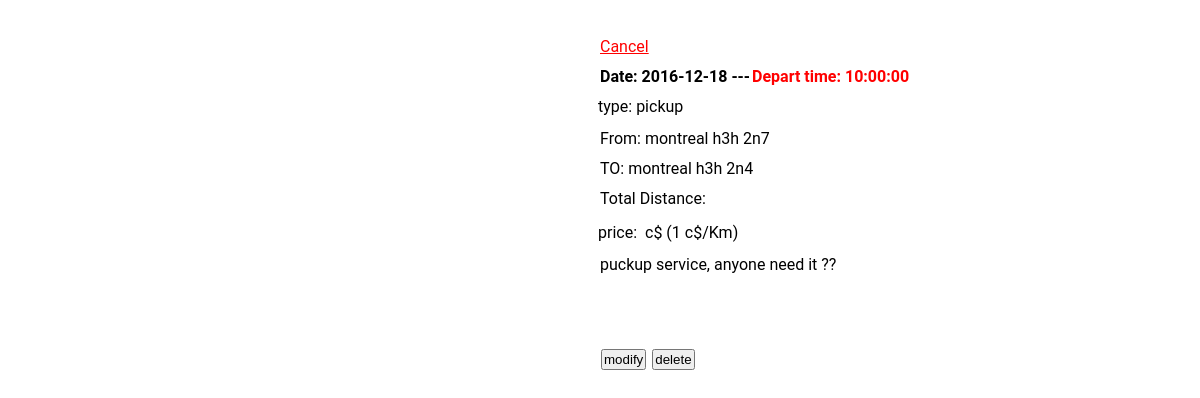
/detailSpOffer.php?id=1 (signed in), run on the app's committed database.
### tables this page shows
CREATE TABLE `specialoffer` (
  `ID` int(11) NOT NULL,
  `type` varchar(8) NOT NULL,
  `City_departure` varchar(12) NOT NULL,
  `Postcode_departure` varchar(8) NOT NULL,
  `City_destination` varchar(12) NOT NULL,
  `Postcode_destination` varchar(8) NOT NULL,
  `Date` date NOT NULL,
  `depart_time` time NOT NULL,
  `detail` text NOT NULL,
  `driver` varchar(12) NOT NULL,
  `customer` varchar(12) DEFAULT NULL,
  `price` float NOT NULL DEFAULT '0',
  `rate` int(1) NOT NULL DEFAULT '3'
);

### detailSpOffer.php (the view, shortened to what this page needs)
<?php
require_once("parameter.php");
if(isset($_GET['delete']))
{
	$pdo = new PDO("mysql:host=".$dbhost.";dbname=".$dbname,$dbuser,$dbpassword);
	$pdo->exec("SET NAMES 'utf8';");
	$prep = $pdo -> prepare("DELETE FROM specialoffer WHERE ID = :id");
	$prep -> bindParam(':id', $_GET['delete'] , PDO::PARAM_STR);
	$rs = $prep -> execute();
	if($rs)
	{
		echo "<script type='text/javascript'>alert('Deleted successfully'); location.replace('home.php')</script>";
		exit;
	}
}
elseif(isset($_GET['id']))
{
	$pdo = new PDO("mysql:host=".$dbhost.";dbname=".$dbname,$dbuser,$dbpassword);
	$pdo->exec("SET NAMES 'utf8';");
	$rs = $pdo -> query("SELECT * FROM specialoffer WHERE id='".$_GET['id']."'");
	if($rs->rowCount() == 0)
	{
		echo "<script type='text/javascript'>alert('Sent Message successfully');</script>";
		header('location:home.php');
	}
	else
	{
		$content = $rs->fetch();
	}
}
?>
<html>
  <head>
	<link rel="stylesheet" type="text/css" href="css/suber.css">
  </head>
  <body>
    <div id="map"></div>
    <div id="right-panel">
		<br><a href="home.php">Cancel</a><br>
		<b>Date: <?= $content['Date']?>
			---<font style="color:red;">Depart time: <?= $content['depart_time'] ?> </font>
		</b><br>
		type: <?= $content['type'] ?>
		<p>From: <?= $content['City_departure']." ".$content['Postcode_departure']?><br>
		TO: <?= $content['City_destination']." ".$content['Postcode_destination']?><br>
		Total Distance: <span id="total"></span></p>
		price: <b id="totalprice" style="font-size:20px;"></b> c$ (1 c$/Km)
		<p><?= $content['detail']?></p><br><br>
		<div id="button">
		<?php if($_SESSION['user']['username'] == $content['driver']): ?>
			<button onclick="location.replace('modifySpOffer.php?id=<?=$_GET['id']?>')">modify</button>
			<button onclick="location.replace('detailOffer.php?delete=<?=$_GET['id']?>')">delete</button>
		<?php elseif(!empty($content['customer'])): ?>
			<button disabled >booked</button>
		<?php endif;?>
		</div>
    </div>
  </body>
</html>

### css/suber.css (style rules this page uses)
a:link { color: red; }
* { margin: 1; padding: 1; }

### detailSpOffer.php (style rules this page uses)
html, body { height: 100%; margin: 0; padding: 0; }
#map { left: 10px; top: 20px; height: 80%; float: left; width: 40%; }
#right-panel { float: right; width: 50%; height: 100%; }
#right-panel { font-family: 'Roboto','sans-serif'; line-height: 30px; padding-left: 10px; }

### data on the page
specialoffer: Date "2016-12-18", depart_time "10:00:00", type "pickup", City_departure "montreal", Postcode_departure "h3h 2n7", City_destination "montreal", Postcode_destination "h3h 2n4", detail "puckup service, anyone need it ??"
